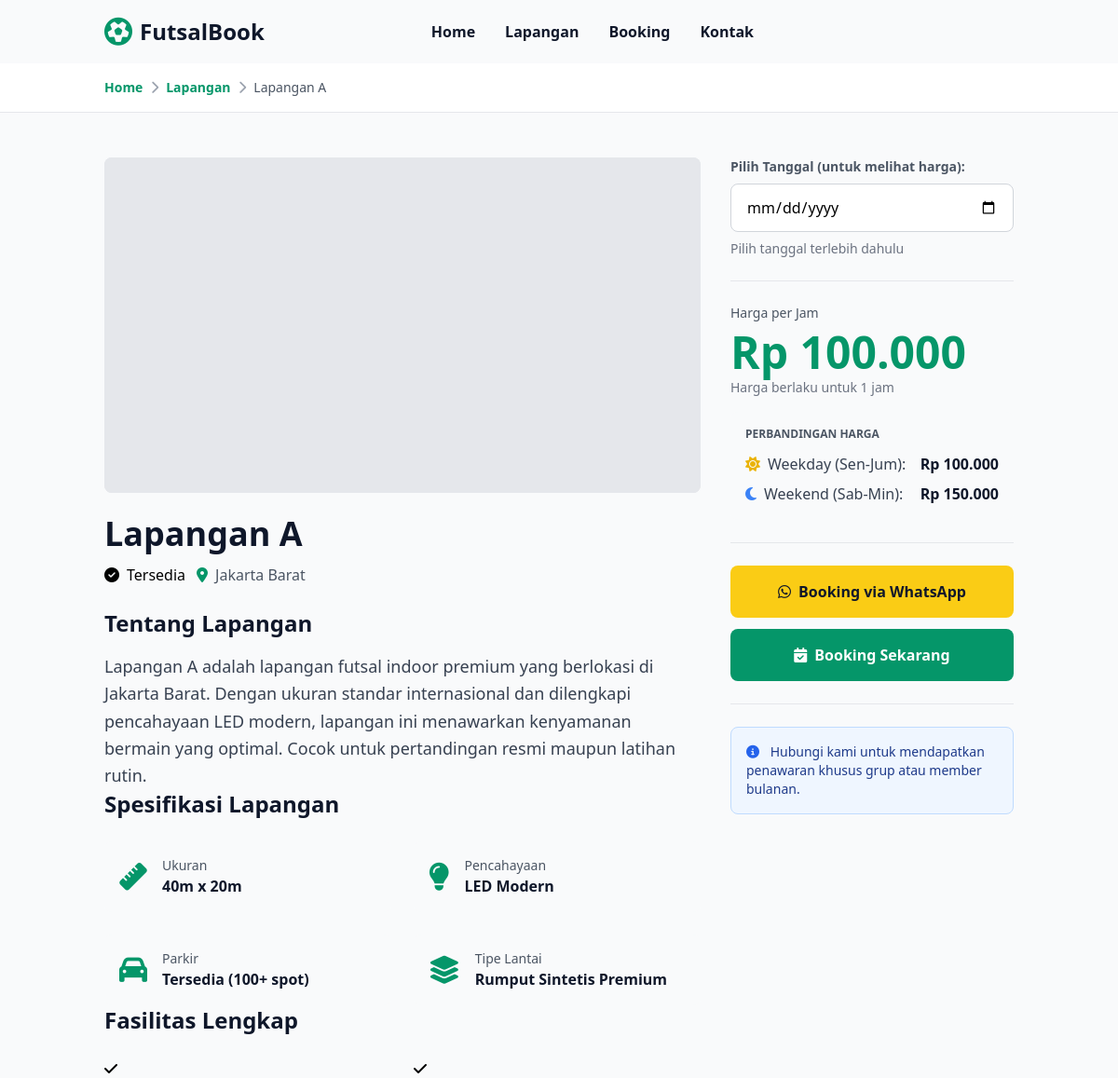
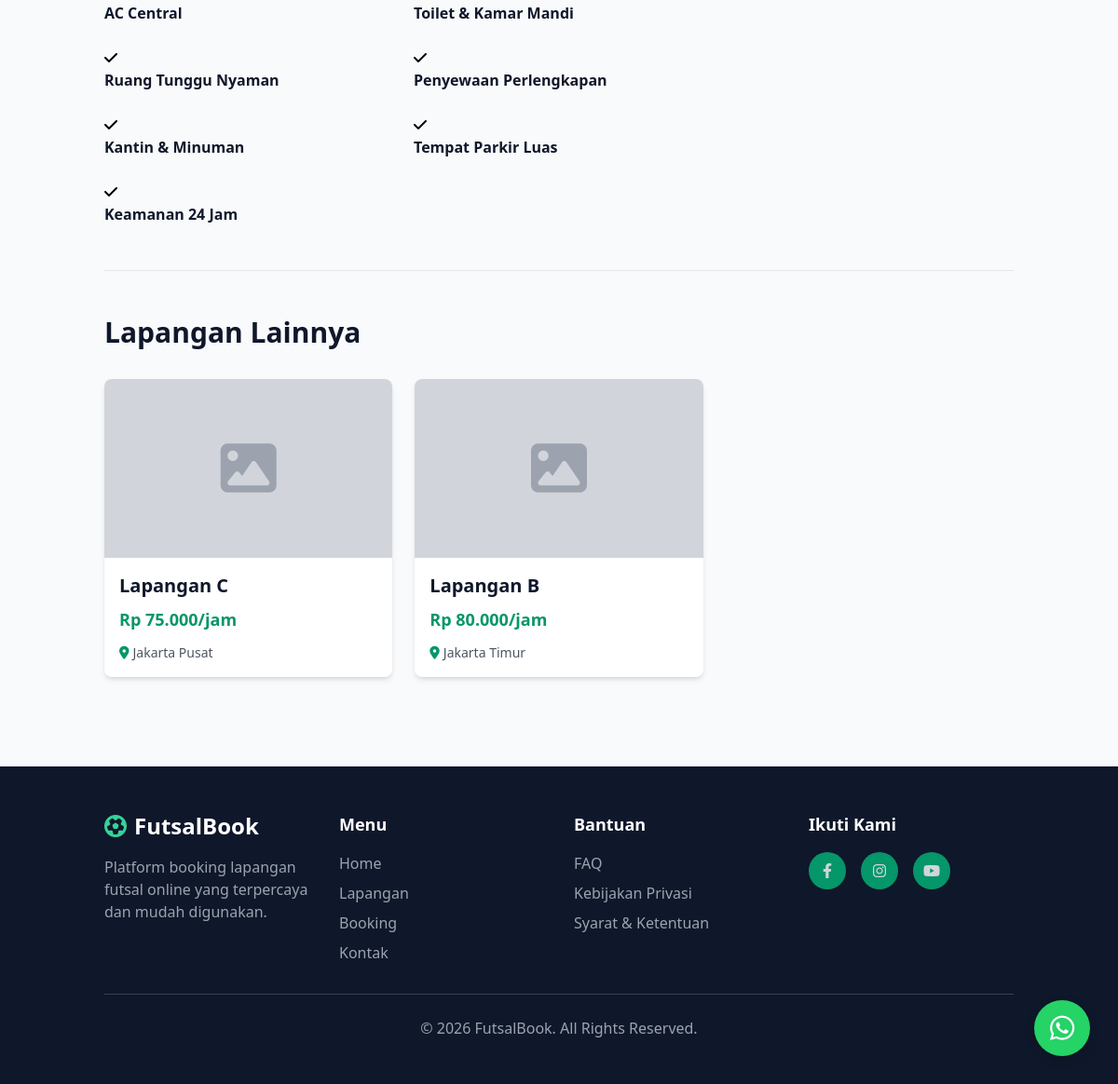
Screenshot of /detail-lapangan.php?id=1 with the database file from the repository (2 pictures, top to bottom).
### tables this page shows
CREATE TABLE tb_lapangan (
    id INT PRIMARY KEY AUTO_INCREMENT,
    nama VARCHAR(100) NOT NULL,
    harga INT DEFAULT 0,
    harga_weekend INT DEFAULT 0,
    status ENUM('tersedia', 'maintenance') DEFAULT 'tersedia',
    gambar VARCHAR(255) DEFAULT NULL,
    deskripsi TEXT DEFAULT NULL,
    deskripsi_lengkap TEXT DEFAULT NULL,
    fasilitas TEXT DEFAULT NULL,
    lokasi VARCHAR(150) DEFAULT 'Jakarta',
    ukuran VARCHAR(50) DEFAULT '40m x 20m',
    pencahayaan VARCHAR(100) DEFAULT 'Standar',
    parkir VARCHAR(100) DEFAULT 'Tersedia',
    tipe_lantai VARCHAR(100) DEFAULT 'Rumput Sintetis'
);

### detail-lapangan.php (the view, shortened to what the rows shown need)
<?php
require 'config/koneksi.php';
$lapangan_id = isset($_GET['id']) ? (int)$_GET['id'] : 0;
$query = "SELECT * FROM tb_lapangan WHERE id = $lapangan_id";
$result = $conn->query($query);
$lapangan = $result->fetch_assoc();
$query_related = "SELECT * FROM tb_lapangan WHERE id != $lapangan_id ORDER BY RAND() LIMIT 3";
$result_related = $conn->query($query_related);
$related_lapangan = [];
while ($row = $result_related->fetch_assoc()) {
    $related_lapangan[] = $row;
}
?>
<!DOCTYPE html>
<html lang="id">
<head>
    <script src="https://cdn.tailwindcss.com"></script>
    <link rel="stylesheet" href="https://cdnjs.cloudflare.com/ajax/libs/font-awesome/6.4.0/css/all.min.css">
</head>
<body class="bg-gray-50">
    <div class="bg-white border-b border-gray-200">
        <div class="container mx-auto px-6 py-4">
            <div class="flex items-center gap-2 text-sm">
                <a href="index.php" class="text-emerald-600 hover:text-emerald-700 font-semibold">Home</a>
                <i class="fas fa-chevron-right text-gray-400"></i>
                <a href="index.php#lapangan" class="text-emerald-600 hover:text-emerald-700 font-semibold">Lapangan</a>
                <i class="fas fa-chevron-right text-gray-400"></i>
                <span class="text-gray-600"><?php echo htmlspecialchars($lapangan['nama']); ?></span>
            </div>
        </div>
    </div>
    <div class="container mx-auto px-6 py-12">
        <div class="grid grid-cols-1 md:grid-cols-3 gap-8 mb-12">
            <div class="md:col-span-2">
                <div class="mb-6">
                    <h1 class="text-4xl font-bold text-slate-900 mb-3"><?php echo htmlspecialchars($lapangan['nama']); ?></h1>
                    <div class="flex flex-wrap gap-3 items-center">
                        <?php
                            if ($lapangan['status'] === 'tersedia') {
                                echo '<span class="badge-status badge-tersedia">
                                        <i class="fas fa-check-circle mr-2"></i>Tersedia
                                    </span>';
                            } else {
                                echo '<span class="badge-status badge-maintenance">
                                        <i class="fas fa-exclamation-circle mr-2"></i>Maintenance
                                    </span>';
                            }
                        ?>
                        <span class="text-gray-600">
                            <i class="fas fa-map-marker-alt text-emerald-600 mr-2"></i><?php echo htmlspecialchars($lapangan['lokasi']); ?>
                        </span>
                    </div>
                </div>
                <div class="detail-section">
                    <h2 class="text-2xl font-bold text-slate-900 mb-4">Tentang Lapangan</h2>
                    <p class="text-gray-700 leading-relaxed text-lg"><?php echo htmlspecialchars($lapangan['deskripsi_lengkap']); ?></p>
                </div>
                <div class="detail-section">
                    <h2 class="text-2xl font-bold text-slate-900 mb-6">Spesifikasi Lapangan</h2>
                    <div class="grid grid-cols-1 md:grid-cols-2 gap-6">
                        <div class="flex items-center gap-4 p-4 bg-gray-50 rounded-lg">
                            <div>
                                <p class="text-gray-600 text-sm">Ukuran</p>
                                <p class="font-bold text-slate-900"><?php echo htmlspecialchars($lapangan['ukuran']); ?></p>
                            </div>
                        </div>
                        <div class="flex items-center gap-4 p-4 bg-gray-50 rounded-lg">
                            <div>
                                <p class="text-gray-600 text-sm">Pencahayaan</p>
                                <p class="font-bold text-slate-900"><?php echo htmlspecialchars($lapangan['pencahayaan']); ?></p>
                            </div>
                        </div>
                        <div class="flex items-center gap-4 p-4 bg-gray-50 rounded-lg">
                            <div>
                                <p class="text-gray-600 text-sm">Parkir</p>
                                <p class="font-bold text-slate-900"><?php echo htmlspecialchars($lapangan['parkir']); ?></p>
                            </div>
                        </div>
                        <div class="flex items-center gap-4 p-4 bg-gray-50 rounded-lg">
                            <div>
                                <p class="text-gray-600 text-sm">Tipe Lantai</p>
                                <p class="font-bold text-slate-900"><?php echo htmlspecialchars($lapangan['tipe_lantai']); ?></p>
                            </div>
                        </div>
                    </div>
                </div>
                <div class="detail-section">
                    <h2 class="text-2xl font-bold text-slate-900 mb-6">Fasilitas Lengkap</h2>
                    <div class="grid grid-cols-1 md:grid-cols-2 gap-6">
                        <?php
                            $fasilitas_list = explode(',', $lapangan['fasilitas']);
                            foreach ($fasilitas_list as $fasilitas):
                                $fasilitas = trim($fasilitas);
                        ?>
                            <div class="facility-item">
                                <div class="facility-icon">
                                    <i class="fas fa-check"></i>
                                </div>
                                <div>
                                    <p class="text-slate-900 font-semibold"><?php echo htmlspecialchars($fasilitas); ?></p>
                                </div>
                            </div>
                        <?php endforeach; ?>
                    </div>
                </div>
            </div>
            <div>
                <div class="detail-section sticky top-24">
                    <div>
                        <p class="text-gray-600 text-sm mb-2">Harga per Jam</p>
                        <p id="currentPrice" class="text-5xl font-bold text-emerald-600 mb-1">
                            Rp <?php echo number_format($lapangan['harga'], 0, ',', '.'); ?>
                        </p>
                        <p class="text-gray-500 text-sm mb-4">Harga berlaku untuk 1 jam</p>
                        <div class="bg-gray-50 rounded-lg p-4 mb-4">
                            <p class="text-xs text-gray-600 font-semibold mb-3">PERBANDINGAN HARGA</p>
                            <div class="space-y-2">
                                <div class="flex justify-between items-center">
                                    <span class="text-gray-700">
                                        <i class="fas fa-sun text-yellow-500 mr-2"></i>Weekday (Sen-Jum):
                                    </span>
                                    <span class="font-bold text-slate-900">Rp <?php echo number_format($lapangan['harga'], 0, ',', '.'); ?></span>
                                </div>
                                <div class="flex justify-between items-center">
                                    <span class="text-gray-700">
                                        <i class="fas fa-moon text-blue-500 mr-2"></i>Weekend (Sab-Min):
                                    </span>
                                    <span class="font-bold text-slate-900">Rp <?php echo number_format($lapangan['harga_weekend'], 0, ',', '.'); ?></span>
                                </div>
                            </div>
                        </div>
                    </div>
                </div>
            </div>
        </div>
        <?php if (count($related_lapangan) > 0): ?>
            <div class="border-t border-gray-200 pt-12">
                <h2 class="text-3xl font-bold text-slate-900 mb-8">Lapangan Lainnya</h2>
                <div class="grid grid-cols-1 md:grid-cols-3 gap-6">
                    <?php foreach ($related_lapangan as $related): ?>
                        <a href="detail-lapangan.php?id=<?php echo $related['id']; ?>" class="bg-white rounded-lg shadow-md overflow-hidden hover:shadow-lg transition-all">
                            <div class="h-48 bg-gray-300 flex items-center justify-center">
                                <?php if ($related['gambar']): ?>
                                    <img src="<?php echo htmlspecialchars($related['gambar']); ?>"
                                         alt="<?php echo htmlspecialchars($related['nama']); ?>"
                                         class="w-full h-full object-cover">
                                <?php else: ?>
                                    <i class="fas fa-image text-gray-400 text-6xl"></i>
                                <?php endif; ?>
                            </div>
                            <div class="p-4">
                                <h3 class="text-xl font-bold text-slate-900 mb-2"><?php echo htmlspecialchars($related['nama']); ?></h3>
                                <p class="text-emerald-600 font-bold text-lg mb-3">Rp <?php echo number_format($related['harga'], 0, ',', '.'); ?>/jam</p>
                                <div class="flex items-center text-sm text-gray-600">
                                    <span><i class="fas fa-map-marker-alt text-emerald-600 mr-1"></i><?php echo htmlspecialchars($related['lokasi']); ?></span>
                                </div>
                            </div>
                        </a>
                    <?php endforeach; ?>
                </div>
            </div>
        <?php endif; ?>
    </div>
</body>
</html>

### rows the page displays
tb_lapangan: nama "Lapangan A", lokasi "Jakarta Barat", deskripsi_lengkap "Lapangan A adalah lapangan futsal indoor premium yang berlokasi di Jakarta Barat. Dengan ukuran standar internasional dan dilengkapi pencahayaan LED modern, lapangan ini menawarkan kenyamanan bermain yang optimal. Cocok untuk pertandingan resmi maupun latihan rutin.", ukuran "40m x 20m", pencahayaan "LED Modern", parkir "Tersedia (100+ spot)", tipe_lantai "Rumput Sintetis Premium", fasilitas "AC Central", fasilitas "Toilet & Kamar Mandi", fasilitas "Ruang Tunggu Nyaman", fasilitas "Penyewaan Perlengkapan", fasilitas "Kantin & Minuman", fasilitas "Tempat Parkir Luas", fasilitas "Keamanan 24 Jam", harga "100.000", harga_weekend "150.000"
tb_lapangan: nama "Lapangan C", harga "75.000", lokasi "Jakarta Pusat"
tb_lapangan: nama "Lapangan B", harga "80.000", lokasi "Jakarta Timur"
